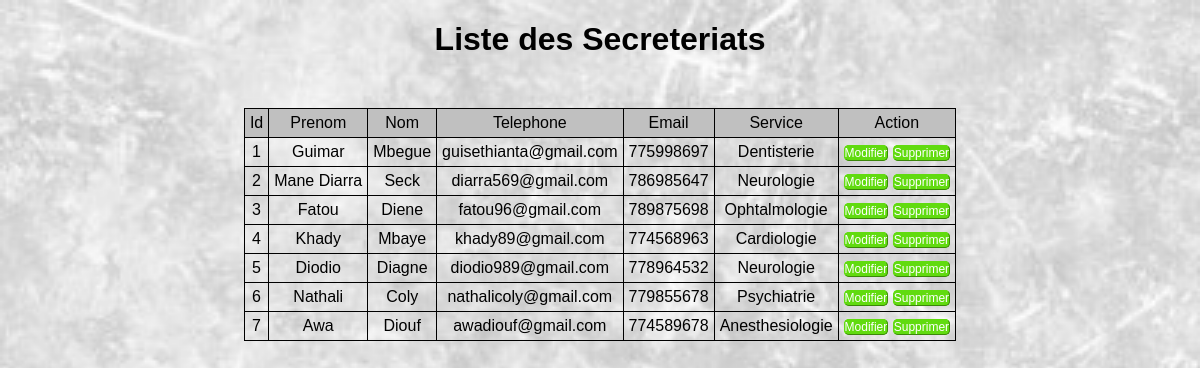
Page /listesecreteriat.php on the committed database.
### tables this page shows
CREATE TABLE `secreteriat` (
  `Id_Secreteriat` int(11) NOT NULL,
  `Prenom_Secreteriat` varchar(100) NOT NULL,
  `Nom_Secreteriat` varchar(100) NOT NULL,
  `Email_Secreteriat` varchar(100) NOT NULL,
  `Telephone_Secreteriat` varchar(100) NOT NULL,
  `Id_Service` int(11) NOT NULL
);

CREATE TABLE `service` (
  `Id_Service` int(11) NOT NULL,
  `Nom_Service` varchar(50) NOT NULL
);

### listesecreteriat.php (the view, shortened to what this page needs)
<?php
        $serveur = "localhost";
        $login = "root";
        $pass="";
     try{
         $connexion = new PDO("mysql:host=$serveur;dbname=gestionRv",$login,$pass);
         $requete=$connexion->prepare("SELECT Id_Secreteriat,Prenom_Secreteriat,Nom_Secreteriat,Email_Secreteriat,
          Telephone_Secreteriat,Nom_Service FROM secreteriat, service WHERE secreteriat.Id_Service = service.Id_Service ");
         $requete->execute();
         $tableaus = $requete->fetchAll();
    }
    catch(PDOException $e){
        echo ('Echec : '.$e->getMessage());
    }
?>
<!DOCTYPE html>
<html lang="en">
<head>
</head>
<body>
<h1>Liste des Secreteriats</h1>
    <?php foreach($tableaus as $tableau):?>
    <hr>
        <li>
           <?= $tableau['Id_Secreteriat'] ?>  <?= $tableau['Prenom_Secreteriat'] ?> <?= $tableau['Nom_Secreteriat'] ?>
                <?= $tableau['Email_Secreteriat'] ?> <?= $tableau['Telephone_Secreteriat'] ?> <?= $tableau['Nom_Service'] ?>
                 <a href="modifierSecreteriat.php?Id_Secreteriat=<?=$tableau['Id_Secreteriat']?>">Modifier</a> <a href="supprimerMedecin.php?Id_Secreteriat=<?=$tableau['Id_Secreteriat']?>">Supprimer</a>
        </li>
    <?php endforeach;?>
<div class="liste">
		<table class="enregistrement">
			<tr class="titres">
				<td>Id</td>
                <td>Prenom</td>
				<td>Nom</td>
				<td>Telephone</td>
                <td>Email</td>
				<td>Service</td>
				<td>Action</td>
			</tr>
			<tr class="valeur">
				<?php
				foreach ($tableaus as $valu ) {
                    echo "<td>".$valu['Id_Secreteriat']."</td>";
                    echo "<td>".$valu['Prenom_Secreteriat']."</td>";
                    echo "<td>".$valu['Nom_Secreteriat']."</td>";
                    echo "<td>".$valu['Telephone_Secreteriat']."</td>";
                    echo "<td>".$valu['Email_Secreteriat']."</td>";
                    echo "<td>".$valu['Nom_Service']."</td>";
				?>
				<td>
                <a href="modifierSecreteriat.php?Id_Medecin=<?=$tableau['Id_Secreteriat']?>">Modifier</a>
                <a href="modifierSecreteriat.php?Id_Medecin=<?=$tableau['Id_Secreteriat']?>">Supprimer</a>
				</td>
			</tr>
			<?php
				}
			?>
		</table>
</body>
</html>

### listesecreteriat.php (style rules this page uses)
body { margin: 0%; padding: 0%; background-image: url(images/page.jpg); background-size: cover; background-repeat: repeat; background-size: cover; font-family: "montserrat",sans-serif; }
h1 { text-align: center; }
a { text-decoration: none; width: 30%; height: 20px; font-size: 12px; border: 1px rgb(97, 219, 15) outset; border-radius: 5px; color: #fff; background-color: rgb(97, 219, 15); }
table { text-align: center; margin: auto; margin-top: 50px; }
td { padding: 5px; border: 1px #000 solid; max-width: 250px; word-wrap: break-word; }
.enregistrement { border-collapse: collapse; }
.titres { background-color: silver; text-align: center; border-top-left-radius: 10px; border-top-right-radius: 10px; }

### rows in the picture
secreteriat: Id_Secreteriat "1", Prenom_Secreteriat "Guimar", Nom_Secreteriat "Mbegue", Telephone_Secreteriat "guisethianta@gmail.com", Email_Secreteriat "775998697", Id_Service.Nom_Service "Dentisterie"
secreteriat: Id_Secreteriat "2", Prenom_Secreteriat "Mane Diarra", Nom_Secreteriat "Seck", Telephone_Secreteriat "diarra569@gmail.com", Email_Secreteriat "786985647", Id_Service.Nom_Service "Neurologie"
secreteriat: Id_Secreteriat "3", Prenom_Secreteriat "Fatou", Nom_Secreteriat "Diene", Telephone_Secreteriat "fatou96@gmail.com", Email_Secreteriat "789875698", Id_Secreteriat.Nom_Service "Ophtalmologie"
secreteriat: Id_Secreteriat "4", Prenom_Secreteriat "Khady", Nom_Secreteriat "Mbaye", Telephone_Secreteriat "khady89@gmail.com", Email_Secreteriat "774568963", Id_Secreteriat.Nom_Service "Cardiologie"
secreteriat: Id_Secreteriat "5", Prenom_Secreteriat "Diodio", Nom_Secreteriat "Diagne", Telephone_Secreteriat "diodio989@gmail.com", Email_Secreteriat "778964532", Id_Service.Nom_Service "Neurologie"
secreteriat: Id_Secreteriat "6", Prenom_Secreteriat "Nathali", Nom_Secreteriat "Coly", Telephone_Secreteriat "nathalicoly@gmail.com", Email_Secreteriat "779855678", Id_Secreteriat.Nom_Service "Psychiatrie"
secreteriat: Id_Secreteriat "7", Prenom_Secreteriat "Awa", Nom_Secreteriat "Diouf", Telephone_Secreteriat "awadiouf@gmail.com", Email_Secreteriat "774589678", Id_Secreteriat.Nom_Service "Anesthesiologie"
